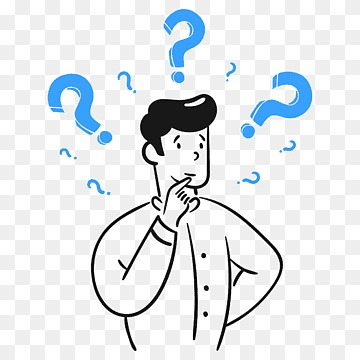
#> input picture pqrs/electiva/pregunta.jpg, 360 x 360 px
$ python gris_pregunta.py
#> lines starting #> are read from the running program, lines starting #| are printed output that depends on the picture
import cv2


def convertir_a_grises(imagen):
#> called with imagen = 'pregunta.jpg'
    imagen_original = cv2.imread(imagen)
#> imagen_original is the input picture: shape (360, 360, 3); mean B, G, R 235.3, 232, 227.8

    if imagen_original is None:
        print("No se pudo cargar la imagen")
        return

    # Convertir la imagen a escala de grises
    imagen_grises = cv2.cvtColor(imagen_original, cv2.COLOR_BGR2GRAY)
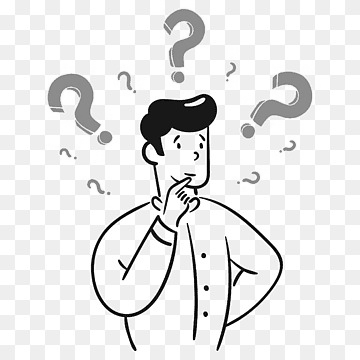
#> imagen_grises: shape (360, 360); min 0, max 255, mean 231.1

    cv2.imwrite("pregunta_escala.jpg", imagen_grises)

    return imagen_grises

ruta_imagen = 'pregunta.jpg'
imagen_gris1 = convertir_a_grises(ruta_imagen)

$ run again, with pqrs/electiva/reclamos.jpg copied over pqrs/electiva/pregunta.jpg
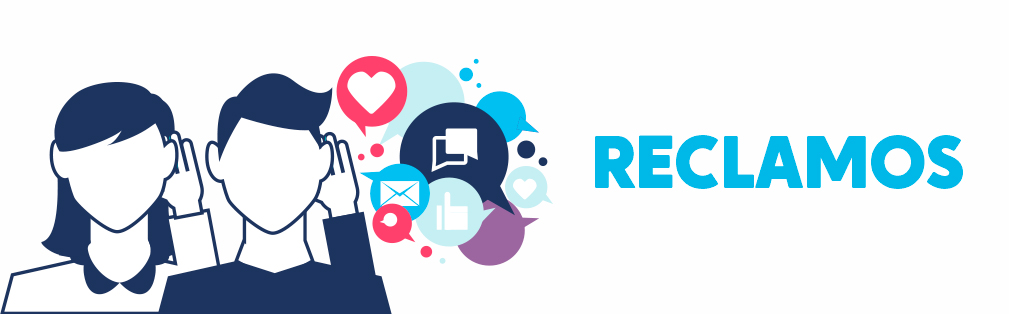
#> input picture pqrs/electiva/reclamos.jpg, 1009 x 314 px
#> in convertir_a_grises, imagen_original is the input picture: shape (314, 1009, 3); mean B, G, R 230.8, 222, 212.2
#> in convertir_a_grises, `imagen_grises = cv2.cvtColor(imagen_original, cv2.COLOR_BGR2GRAY)`:
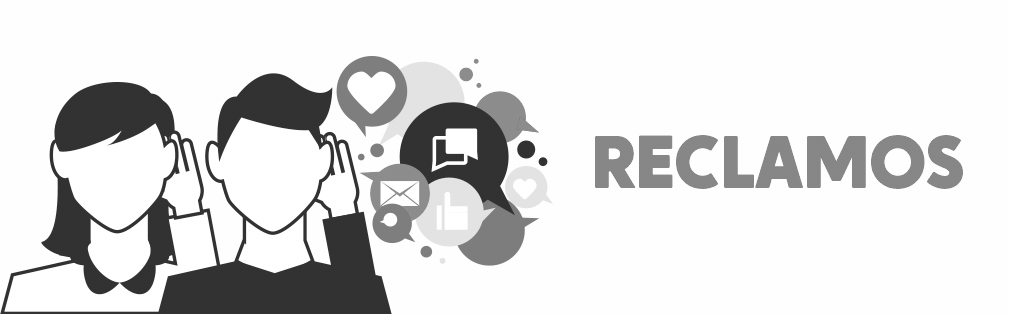
#> imagen_grises: shape (314, 1009); min 47, max 255, mean 220
